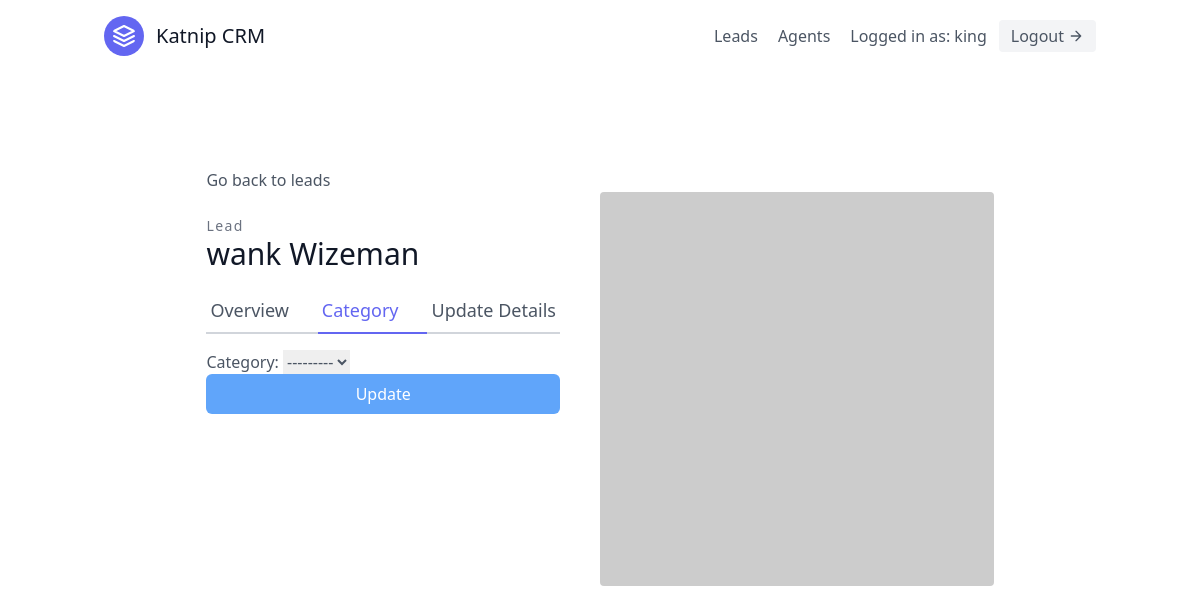
The page /leads/2/category/ (signed in) on the database as committed earlier.
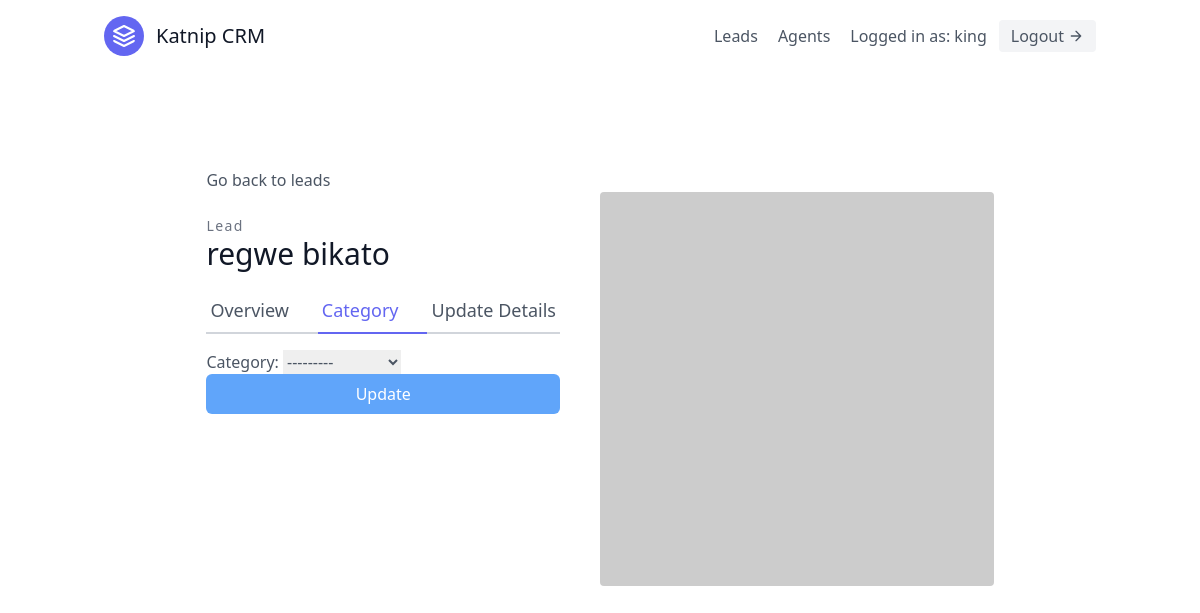
The same page on the database as committed later.
### leads/models.py (models this page shows, shortened)
class Lead(models.Model):
    first_name = models.CharField(max_length=20)
    last_name = models.CharField(max_length=20)
    notes = models.TextField()
    age = models.IntegerField(default=0)
    agent = models.ForeignKey(
        "Agent", on_delete=models.SET_NULL, null=True, blank=True
    )
    organisation = models.ForeignKey(
        UserProfile, on_delete=models.CASCADE
    )
    category = models.ForeignKey(
        "Category", related_name="leads",on_delete=models.SET_NULL, null=True, blank=True
    )

### leads/views.py (the view, shortened to what this page needs)
# urls.py: path("<int:pk>/category/", LeadCategoryUpdateView.as_view(), name="lead-category-update"),
class LeadCategoryUpdateView(LoginRequiredMixin, UpdateView):
    template_name = "leads/lead_category_update.html"
    form_class = LeadCategoryUpdateForm
    def get_queryset(self):
        user = self.request.user
        if user.is_organiser:
            queryset = Lead.objects.filter(
                organisation=user.userprofile,
            )
        else:
            queryset = Lead.objects.filter(
                organisation=user.agent.organisation,
            )
            queryset = queryset.filter(agent__user=user)
        return queryset

### leads/forms.py
class LeadCategoryUpdateForm(forms.ModelForm):
    class Meta:
        model = Lead
        fields = (
            "category",
        )

### leads/models.py (called while the page is built)
    def __str__(self):
        return self.name

### leads/templates/leads/lead_category_update.html (shortened to what this page needs)
{% extends "base.html" %}
{% load tailwind_filters %}
{% block content %}
<section class="text-gray-600 body-font overflow-hidden">
    <div class="container px-5 py-24 mx-auto">
        <div class="lg:w-4/5 mx-auto flex flex-wrap">
            <a href="{% url 'leads:lead-list' %}">Go back to leads</a>
        </div>
        <div class="lg:w-4/5 mx-auto flex flex-wrap">
            <div class="lg:w-1/2 w-full lg:pr-10 lg:py-6 mb-6 lg:mb-0">
                <h2 class="text-sm title-font text-gray-500 tracking-widest">Lead</h2>
                <h1 class="text-gray-900 text-3xl title-font font-medium mb-4">{{ lead.first_name }} {{ lead.last_name }}</h1>
                <div class="flex mb-4">
                    <a href="{% url 'leads:lead-detail' lead.pk %}" class="flex-grow border-b-2 border-gray-300 py-2 text-lg px-1">
                        Overview
                    </a>
                    <a href="{% url 'leads:lead-category-update' lead.pk %}" class="flex-grow text-indigo-500 border-b-2 border-indigo-500 py-2 text-lg px-1">Category</a>
                    <a href="{% url 'leads:lead-update' lead.pk %}" class="lex-grow border-b-2 border-gray-300 py-2 text-lg px-1">
                        Update Details
                    </a>
                </div>
                <form method="post">
                    {{ form|crispy }}
                    <button
                        type="submit"
                        class="w-full text-white bg-blue-400 hover:bg-blue-600 px-3 py-2 rounded-md mb-5"
        	        >
            	        Update
        	        </button>
                </form>
            </div>
            <img alt="ecommerce" class="lg:w-1/2 w-full lg:h-auto h-64 object-cover object-center rounded" src="https://dummyimage.com/400x400">
        </div>
    </div>
</section>
{% endblock content %}

Rows that differ between the two databases and show on the page:
changed Lead: first_name "wank" → "regwe"; last_name "Wizeman" → "bikato"
